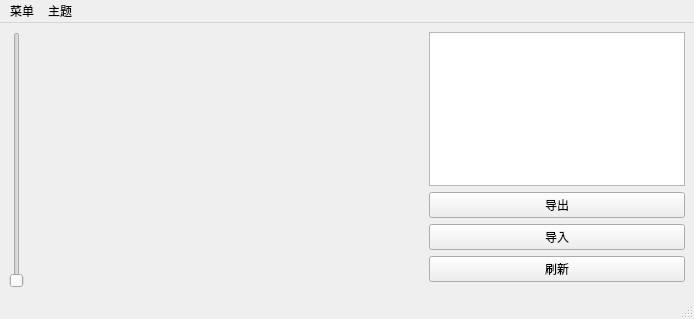
<?xml version="1.0" encoding="UTF-8"?>
<ui version="4.0">
 <class>MainWindow</class>
 <widget class="QMainWindow" name="MainWindow">
  <property name="geometry">
   <rect>
    <x>0</x>
    <y>0</y>
    <width>694</width>
    <height>319</height>
   </rect>
  </property>
  <property name="windowTitle">
   <string>MainWindow</string>
  </property>
  <widget class="QWidget" name="centralwidget">
   <layout class="QGridLayout" name="gridLayout">
    <item row="0" column="4" rowspan="5">
     <widget class="QLabel" name="afterimg">
      <property name="sizePolicy">
       <sizepolicy hsizetype="Expanding" vsizetype="Expanding">
        <horstretch>0</horstretch>
        <verstretch>0</verstretch>
       </sizepolicy>
      </property>
      <property name="text">
       <string/>
      </property>
     </widget>
    </item>
    <item row="0" column="1" rowspan="6">
     <widget class="QSlider" name="controlvar">
      <property name="orientation">
       <enum>Qt::Vertical</enum>
      </property>
     </widget>
    </item>
    <item row="0" column="3" rowspan="5">
     <widget class="QLabel" name="rawimg">
      <property name="sizePolicy">
       <sizepolicy hsizetype="Expanding" vsizetype="Expanding">
        <horstretch>0</horstretch>
        <verstretch>0</verstretch>
       </sizepolicy>
      </property>
      <property name="text">
       <string/>
      </property>
     </widget>
    </item>
    <item row="0" column="5" rowspan="2" colspan="2">
     <widget class="QTextBrowser" name="LogBrowser"/>
    </item>
    <item row="3" column="5" colspan="2">
     <widget class="QPushButton" name="InputBtn">
      <property name="sizePolicy">
       <sizepolicy hsizetype="Minimum" vsizetype="Expanding">
        <horstretch>0</horstretch>
        <verstretch>0</verstretch>
       </sizepolicy>
      </property>
      <property name="text">
       <string>导入</string>
      </property>
     </widget>
    </item>
    <item row="2" column="5" colspan="2">
     <widget class="QPushButton" name="Outbtn">
      <property name="sizePolicy">
       <sizepolicy hsizetype="Minimum" vsizetype="Expanding">
        <horstretch>0</horstretch>
        <verstretch>0</verstretch>
       </sizepolicy>
      </property>
      <property name="text">
       <string>导出</string>
      </property>
     </widget>
    </item>
    <item row="4" column="5" colspan="2">
     <widget class="QPushButton" name="RefreshBtn">
      <property name="sizePolicy">
       <sizepolicy hsizetype="Minimum" vsizetype="Expanding">
        <horstretch>0</horstretch>
        <verstretch>0</verstretch>
       </sizepolicy>
      </property>
      <property name="text">
       <string>刷新</string>
      </property>
     </widget>
    </item>
   </layout>
  </widget>
  <widget class="QMenuBar" name="menubar">
   <property name="geometry">
    <rect>
     <x>0</x>
     <y>0</y>
     <width>694</width>
     <height>23</height>
    </rect>
   </property>
   <widget class="QMenu" name="menu">
    <property name="title">
     <string>菜单</string>
    </property>
    <addaction name="MenuAbout"/>
    <addaction name="separator"/>
    <addaction name="MenuSeize"/>
    <addaction name="MenuInput"/>
    <addaction name="MenuOut"/>
    <addaction name="Menuwtlog"/>
    <addaction name="separator"/>
    <addaction name="MenuFullscreen"/>
    <addaction name="MenudonotFull"/>
    <addaction name="MenuClose"/>
   </widget>
   <widget class="QMenu" name="menu_2">
    <property name="title">
     <string>主题</string>
    </property>
    <addaction name="MenuSwichDL"/>
    <addaction name="MenuSwichTE"/>
   </widget>
   <addaction name="menu"/>
   <addaction name="menu_2"/>
  </widget>
  <widget class="QStatusBar" name="statusbar"/>
  <action name="MenuAbout">
   <property name="text">
    <string>关于</string>
   </property>
  </action>
  <action name="MenuInput">
   <property name="text">
    <string>导入</string>
   </property>
  </action>
  <action name="MenuSwichDL">
   <property name="text">
    <string>切换深浅</string>
   </property>
  </action>
  <action name="MenuSwichTE">
   <property name="text">
    <string>选择主题</string>
   </property>
  </action>
  <action name="MenuClose">
   <property name="text">
    <string>关闭</string>
   </property>
  </action>
  <action name="MenuOut">
   <property name="text">
    <string>导出</string>
   </property>
  </action>
  <action name="MenuSeize">
   <property name="text">
    <string>缩放</string>
   </property>
  </action>
  <action name="MenuFullscreen">
   <property name="text">
    <string>全屏</string>
   </property>
  </action>
  <action name="MenudonotFull">
   <property name="text">
    <string>退出全屏</string>
   </property>
  </action>
  <action name="Menuwtlog">
   <property name="text">
    <string>导出日志</string>
   </property>
  </action>
 </widget>
 <resources/>
 <connections/>
</ui>
